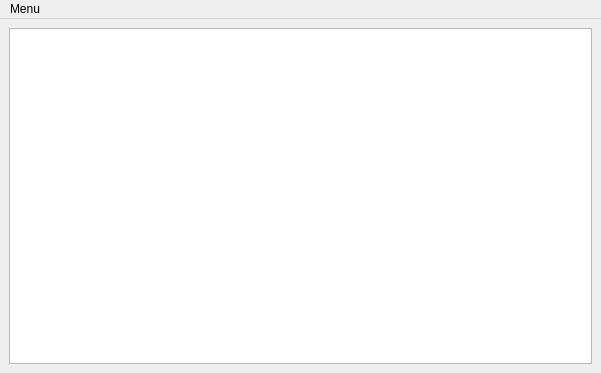
<?xml version="1.0" encoding="UTF-8"?>
<ui version="4.0">
 <class>EllipseEmulator</class>
 <widget class="QMainWindow" name="EllipseEmulator">
  <property name="geometry">
   <rect>
    <x>0</x>
    <y>0</y>
    <width>601</width>
    <height>373</height>
   </rect>
  </property>
  <property name="windowTitle">
   <string>Ellipse emulator</string>
  </property>
  <widget class="QWidget" name="centralwidget">
   <layout class="QVBoxLayout" name="verticalLayout">
    <item>
     <widget class="QGraphicsView" name="graphicsView"/>
    </item>
   </layout>
  </widget>
  <widget class="QMenuBar" name="menuBar">
   <property name="geometry">
    <rect>
     <x>0</x>
     <y>0</y>
     <width>601</width>
     <height>22</height>
    </rect>
   </property>
   <widget class="QMenu" name="menuMenu">
    <property name="title">
     <string>Menu</string>
    </property>
    <addaction name="actionGenerate"/>
    <addaction name="actionSave"/>
    <addaction name="actionQuit"/>
   </widget>
   <addaction name="menuMenu"/>
  </widget>
  <action name="actionGenerate">
   <property name="text">
    <string>Generate</string>
   </property>
  </action>
  <action name="actionSave">
   <property name="text">
    <string>Save</string>
   </property>
  </action>
  <action name="actionQuit">
   <property name="text">
    <string>Quit</string>
   </property>
  </action>
 </widget>
 <resources/>
 <connections/>
</ui>
